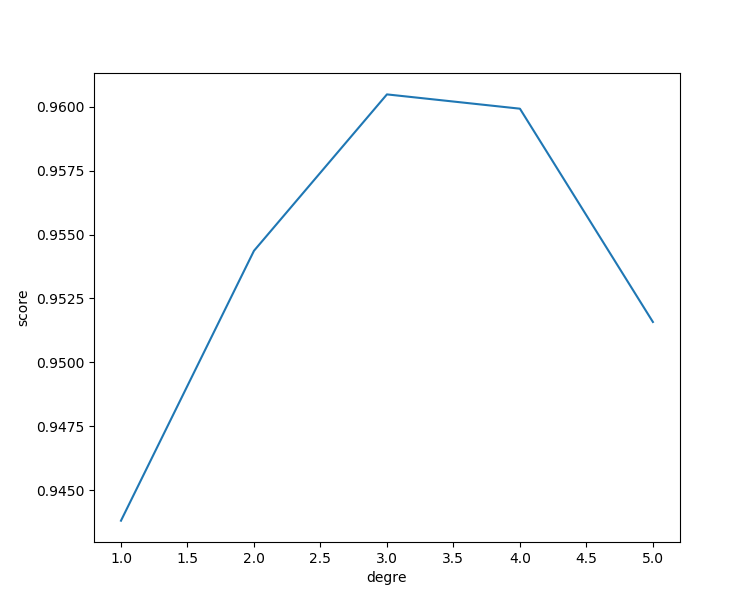

This figure's Python source:
import numpy as np
from sklearn.model_selection import cross_val_score
from sklearn import datasets, svm
import matplotlib.pyplot as plt
digits = datasets.load_digits()
X,Y = digits.data, digits.target
Delta = np.arange(1,6)
print(Delta)
scores = []
for d in Delta:
    svc = svm.SVC(kernel='poly',degree=d)
    this_scores = cross_val_score(svc, X, Y)
    scores.append(np.mean(this_scores))
plt.plot(Delta, scores)
plt.ylabel('score')
plt.xlabel('degre')
plt.show()
